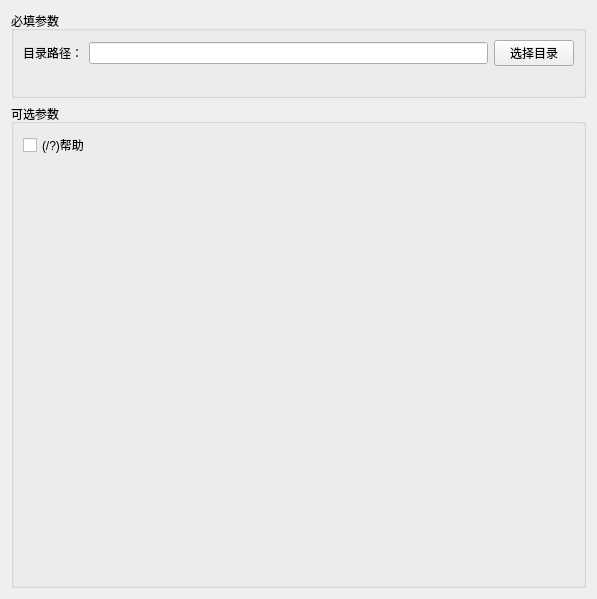
<?xml version="1.0" encoding="UTF-8"?>
<ui version="4.0">
 <class>MkDirCmdEditor</class>
 <widget class="QWidget" name="MkDirCmdEditor">
  <property name="geometry">
   <rect>
    <x>0</x>
    <y>0</y>
    <width>597</width>
    <height>599</height>
   </rect>
  </property>
  <property name="windowTitle">
   <string>Form</string>
  </property>
  <layout class="QVBoxLayout" name="verticalLayout">
   <item>
    <widget class="QGroupBox" name="groupBox">
     <property name="title">
      <string>必填参数</string>
     </property>
     <layout class="QVBoxLayout" name="verticalLayout_2">
      <item>
       <layout class="QGridLayout" name="gridLayout">
        <property name="bottomMargin">
         <number>0</number>
        </property>
        <item row="0" column="0">
         <widget class="QLabel" name="label">
          <property name="text">
           <string>目录路径：</string>
          </property>
         </widget>
        </item>
        <item row="0" column="1">
         <layout class="QHBoxLayout" name="horizontalLayout">
          <item>
           <widget class="QLineEdit" name="lineEdit_arg_dirpath"/>
          </item>
          <item>
           <widget class="QPushButton" name="btn_chooseDirpath">
            <property name="text">
             <string>选择目录</string>
            </property>
           </widget>
          </item>
         </layout>
        </item>
        <item row="1" column="1">
         <widget class="QLabel" name="label_warning">
          <property name="styleSheet">
           <string notr="true">color:red;</string>
          </property>
          <property name="text">
           <string/>
          </property>
         </widget>
        </item>
       </layout>
      </item>
     </layout>
    </widget>
   </item>
   <item>
    <widget class="QGroupBox" name="groupBox_2">
     <property name="title">
      <string>可选参数</string>
     </property>
     <layout class="QVBoxLayout" name="verticalLayout_3">
      <item>
       <layout class="QGridLayout" name="gridLayout_2">
        <item row="0" column="0">
         <widget class="QCheckBox" name="chbox_help">
          <property name="text">
           <string>(/?)帮助</string>
          </property>
         </widget>
        </item>
       </layout>
      </item>
      <item>
       <spacer name="verticalSpacer">
        <property name="orientation">
         <enum>Qt::Vertical</enum>
        </property>
        <property name="sizeHint" stdset="0">
         <size>
          <width>20</width>
          <height>40</height>
         </size>
        </property>
       </spacer>
      </item>
     </layout>
    </widget>
   </item>
  </layout>
 </widget>
 <resources/>
 <connections/>
</ui>
